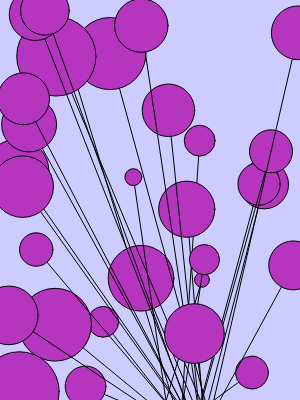
Frame 1 (no input)
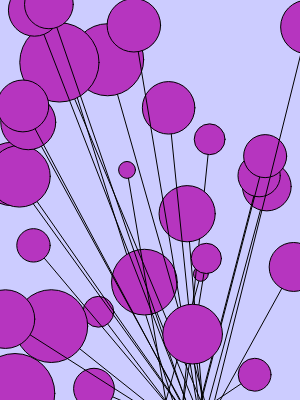
Frame 60 (no input)
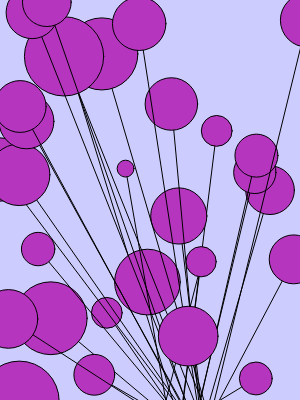
Frame 120 (the mouse pressed at the canvas centre since frame 60)

The p5.js sketch that drew these frames (run headless with seeded random() and noise() and a simulated clock; from frame 60 on, the mouse is pressed at the canvas centre):

// p5.js sketch
// ── sketch.js
var balloons = []; // array of Jitter objects

function setup() {
  createCanvas(300, 400);
//colors
    r = random(255); 
    g = random(255);
    b = random(255);
    
  // Create objects
  for (var i=0; i<30; i++) {
    balloons.push(new Jitter());
  }
}

function draw() {
  background("#ccf");
  for (var i=0; i<balloons.length; i++) {
    balloons[i].move();
    balloons[i].display();
  }
}

// Jitter class
function Jitter() {
  this.x = random(width);
  this.y = random(height);
  this.diameter = random(10, 80);
  this.speed = 1;

  this.move = function() {
    this.x += random(-this.speed, this.speed);
    this.y += random(-this.speed, this.speed);
  };
fill(r,g,b);
    push();
  this.display = function() {
    line(this.x, this.y, 150
         +this.diameter, 390+this.diameter);
    ellipse(this.x, this.y, this.diameter, this.diameter);
   
      pop();
  };
    translate();
    pop();
      
}
